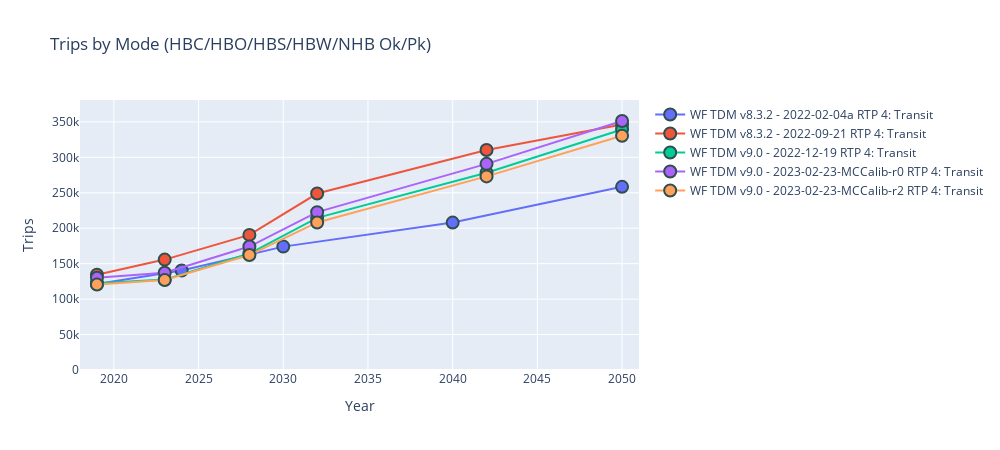
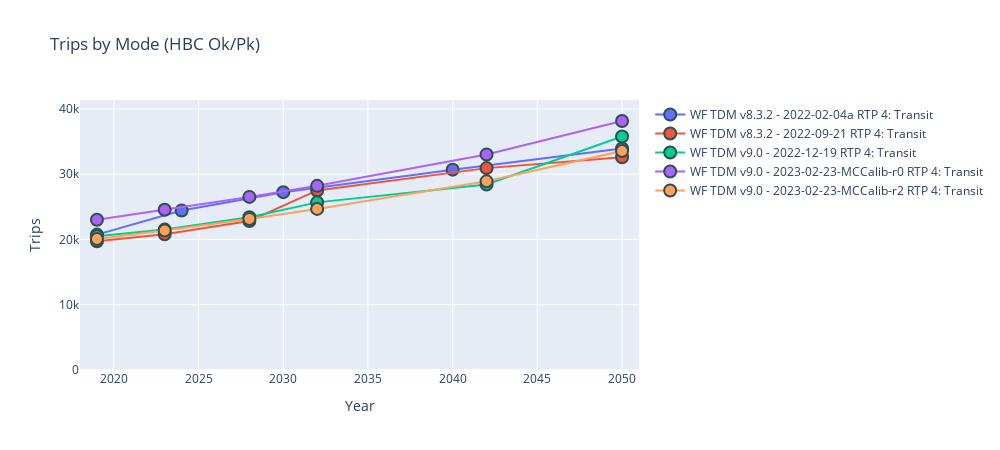
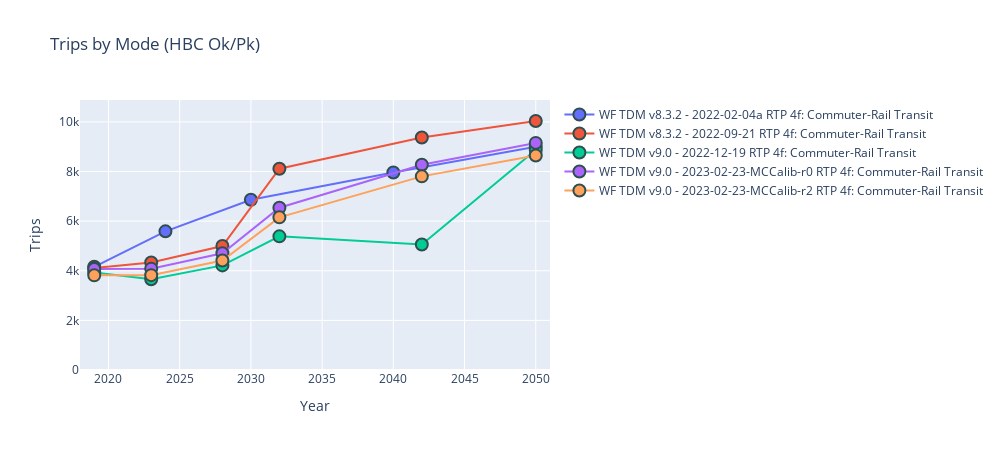
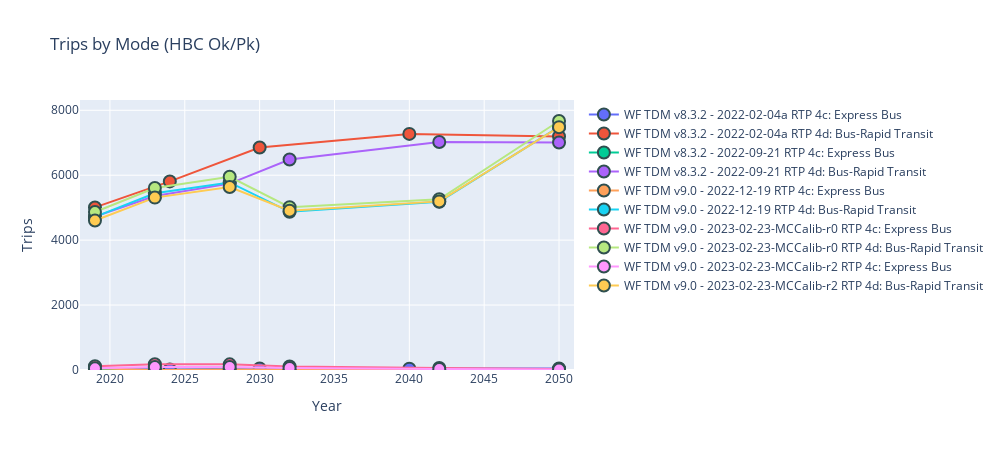

These figures' notebook cell, in order:
### Code cell
# MAKE INTERACTIVE CHART
py.offline.init_notebook_mode(connected=True)

lstTdmVersionWithDate = sorted(dfTransitSummaryPlotData['tdmVersionWithDate'].unique().tolist())
lstScenarioGroups     = sorted(dfTransitSummaryPlotData['scenarioGroup'     ].unique().tolist())
lstModes              = sorted(dfTransitSummaryPlotData['modeGroup'         ].unique().tolist())
lstTripPurp           = sorted(dfTransitSummaryPlotData['TRIPPURP'          ].unique().tolist())
lstPeriod             = sorted(dfTransitSummaryPlotData['PERIOD'            ].unique().tolist())

# remove include in all list
lstScenarioGroups = [i for i in lstScenarioGroups if i not in lstIncludeInAll] 

selectTdmVersionsWithDate = widgets.SelectMultiple(options=lstTdmVersionWithDate, value=(lstTdmVersionWithDate), description='TDM Version'   )
selectScenarioGroups      = widgets.SelectMultiple(options=lstScenarioGroups    , value=('RTP',               ), description='Scenario Group')
selectModes               = widgets.SelectMultiple(options=lstModes             , value=('4: Transit',        ), description='Mode Group'    )
selectTripPurps           = widgets.SelectMultiple(options=lstTripPurp          , value=(lstTripPurp          ), description='Purpose'       )
selectPeriods             = widgets.SelectMultiple(options=lstPeriod            , value=(lstPeriod            ), description='Periods'       )

#custom extents
#xmin = widgets.Text(value='0'  , description='X Min')
#xmax = widgets.Text(value='160' , description='X Max')
#ymin = widgets.Text(value='0'  , description='Y Min')
#ymax = widgets.Text(value='.10', description='Y Max')

widgets.interactive(update_plot, tdmVersionsWithDate=selectTdmVersionsWithDate, scenarioGroups=selectScenarioGroups, modeGroups=selectModes, trippurps=selectTripPurps , periods=selectPeriods)

#ADD RAW OBSERVED CURVES

### Figure 1 — Plotly figure (JSON) as saved in the notebook; plotly's stock layout.template omitted (floating-point values rounded to 4 significant figures)
{"data": [{"marker": {"line": {"color": "DarkSlateGrey", "width": 2}, "size": 12}, "mode": "markers+lines", "name": "WF TDM v8.3.2 - 2022-02-04a RTP 4: Transit", "type": "scatter", "x": [2019, 2024, 2030, 2040, 2050], "y": [121321, 140408, 174053, 207976, 258408]}, {"marker": {"line": {"color": "DarkSlateGrey", "width": 2}, "size": 12}, "mode": "markers+lines", "name": "WF TDM v8.3.2 - 2022-09-21 RTP 4: Transit", "type": "scatter", "x": [2019, 2023, 2028, 2032, 2042, 2050], "y": [134370, 155741, 190569, 248930, 310261, 346188]}, {"marker": {"line": {"color": "DarkSlateGrey", "width": 2}, "size": 12}, "mode": "markers+lines", "name": "WF TDM v9.0 - 2022-12-19 RTP 4: Transit", "type": "scatter", "x": [2019, 2023, 2028, 2032, 2042, 2050], "y": [122503, 127540, 164321, 214591, 278318, 339257]}, {"marker": {"line": {"color": "DarkSlateGrey", "width": 2}, "size": 12}, "mode": "markers+lines", "name": "WF TDM v9.0 - 2023-02-23-MCCalib-r0 RTP 4: Transit", "type": "scatter", "x": [2019, 2023, 2028, 2032, 2042, 2050], "y": [130135, 137210, 174160, 222718, 290809, 351271]}, {"marker": {"line": {"color": "DarkSlateGrey", "width": 2}, "size": 12}, "mode": "markers+lines", "name": "WF TDM v9.0 - 2023-02-23-MCCalib-r2 RTP 4: Transit", "type": "scatter", "x": [2019, 2023, 2028, 2032, 2042, 2050], "y": [120544, 127023, 162136, 208122, 273114, 330554]}], "layout": {"height": 450, "title": {"text": "Trips by Mode (HBC/HBO/HBS/HBW/NHB Ok/Pk)"}, "width": 1000, "xaxis": {"range": [2018, 2051], "title": {"text": "Year"}}, "yaxis": {"rangemode": "tozero", "title": {"text": "Trips"}}}}

### Figure 2 — Plotly figure (JSON) as saved in the notebook; plotly's stock layout.template omitted (floating-point values rounded to 4 significant figures)
{"data": [{"marker": {"line": {"color": "DarkSlateGrey", "width": 2}, "size": 12}, "mode": "markers+lines", "name": "WF TDM v8.3.2 - 2022-02-04a RTP 4: Transit", "type": "scatter", "x": [2019, 2024, 2030, 2040, 2050], "y": [20747, 24433, 27250, 30701, 33947]}, {"marker": {"line": {"color": "DarkSlateGrey", "width": 2}, "size": 12}, "mode": "markers+lines", "name": "WF TDM v8.3.2 - 2022-09-21 RTP 4: Transit", "type": "scatter", "x": [2019, 2023, 2028, 2032, 2042, 2050], "y": [19716, 20800, 22841, 27515, 30934, 32595]}, {"marker": {"line": {"color": "DarkSlateGrey", "width": 2}, "size": 12}, "mode": "markers+lines", "name": "WF TDM v9.0 - 2022-12-19 RTP 4: Transit", "type": "scatter", "x": [2019, 2023, 2028, 2032, 2042, 2050], "y": [20510, 21513, 23409, 25687, 28426, 35772]}, {"marker": {"line": {"color": "DarkSlateGrey", "width": 2}, "size": 12}, "mode": "markers+lines", "name": "WF TDM v9.0 - 2023-02-23-MCCalib-r0 RTP 4: Transit", "type": "scatter", "x": [2019, 2023, 2028, 2032, 2042, 2050], "y": [23013, 24556, 26525, 28217, 33024, 38155]}, {"marker": {"line": {"color": "DarkSlateGrey", "width": 2}, "size": 12}, "mode": "markers+lines", "name": "WF TDM v9.0 - 2023-02-23-MCCalib-r2 RTP 4: Transit", "type": "scatter", "x": [2019, 2023, 2028, 2032, 2042, 2050], "y": [20084, 21369, 23152, 24683, 28911, 33563]}], "layout": {"height": 450, "title": {"text": "Trips by Mode (HBC Ok/Pk)"}, "width": 1000, "xaxis": {"range": [2018, 2051], "title": {"text": "Year"}}, "yaxis": {"rangemode": "tozero", "title": {"text": "Trips"}}}}

### Figure 3 — Plotly figure (JSON) as saved in the notebook; plotly's stock layout.template omitted (floating-point values rounded to 4 significant figures)
{"data": [{"marker": {"line": {"color": "DarkSlateGrey", "width": 2}, "size": 12}, "mode": "markers+lines", "name": "WF TDM v8.3.2 - 2022-02-04a RTP 4f: Commuter-Rail Transit", "type": "scatter", "x": [2019, 2024, 2030, 2040, 2050], "y": [4160, 5589, 6862, 7959, 8994]}, {"marker": {"line": {"color": "DarkSlateGrey", "width": 2}, "size": 12}, "mode": "markers+lines", "name": "WF TDM v8.3.2 - 2022-09-21 RTP 4f: Commuter-Rail Transit", "type": "scatter", "x": [2019, 2023, 2028, 2032, 2042, 2050], "y": [4115, 4331, 4996, 8113, 9371, 10036]}, {"marker": {"line": {"color": "DarkSlateGrey", "width": 2}, "size": 12}, "mode": "markers+lines", "name": "WF TDM v9.0 - 2022-12-19 RTP 4f: Commuter-Rail Transit", "type": "scatter", "x": [2019, 2023, 2028, 2032, 2042, 2050], "y": [3928, 3657, 4216, 5387, 5059, 8866]}, {"marker": {"line": {"color": "DarkSlateGrey", "width": 2}, "size": 12}, "mode": "markers+lines", "name": "WF TDM v9.0 - 2023-02-23-MCCalib-r0 RTP 4f: Commuter-Rail Transit", "type": "scatter", "x": [2019, 2023, 2028, 2032, 2042, 2050], "y": [4070, 4085, 4704, 6542, 8272, 9153]}, {"marker": {"line": {"color": "DarkSlateGrey", "width": 2}, "size": 12}, "mode": "markers+lines", "name": "WF TDM v9.0 - 2023-02-23-MCCalib-r2 RTP 4f: Commuter-Rail Transit", "type": "scatter", "x": [2019, 2023, 2028, 2032, 2042, 2050], "y": [3814, 3823, 4414, 6152, 7805, 8646]}], "layout": {"height": 450, "title": {"text": "Trips by Mode (HBC Ok/Pk)"}, "width": 1000, "xaxis": {"range": [2018, 2051], "title": {"text": "Year"}}, "yaxis": {"rangemode": "tozero", "title": {"text": "Trips"}}}}

### Figure 4 — Plotly figure (JSON) as saved in the notebook; plotly's stock layout.template omitted (floating-point values rounded to 4 significant figures)
{"data": [{"marker": {"line": {"color": "DarkSlateGrey", "width": 2}, "size": 12}, "mode": "markers+lines", "name": "WF TDM v8.3.2 - 2022-02-04a RTP 4c: Express Bus", "type": "scatter", "x": [2019, 2024, 2030, 2040, 2050], "y": [53, 18, 44, 42, 44]}, {"marker": {"line": {"color": "DarkSlateGrey", "width": 2}, "size": 12}, "mode": "markers+lines", "name": "WF TDM v8.3.2 - 2022-02-04a RTP 4d: Bus-Rapid Transit", "type": "scatter", "x": [2019, 2024, 2030, 2040, 2050], "y": [5008, 5809, 6855, 7273, 7191]}, {"marker": {"line": {"color": "DarkSlateGrey", "width": 2}, "size": 12}, "mode": "markers+lines", "name": "WF TDM v8.3.2 - 2022-09-21 RTP 4c: Express Bus", "type": "scatter", "x": [2019, 2023, 2028, 2032, 2042, 2050], "y": [23, 0, 7, 2, 1, 2]}, {"marker": {"line": {"color": "DarkSlateGrey", "width": 2}, "size": 12}, "mode": "markers+lines", "name": "WF TDM v8.3.2 - 2022-09-21 RTP 4d: Bus-Rapid Transit", "type": "scatter", "x": [2019, 2023, 2028, 2032, 2042, 2050], "y": [4724, 5358, 5741, 6485, 7021, 7007]}, {"marker": {"line": {"color": "DarkSlateGrey", "width": 2}, "size": 12}, "mode": "markers+lines", "name": "WF TDM v9.0 - 2022-12-19 RTP 4c: Express Bus", "type": "scatter", "x": [2019, 2023, 2028, 2032, 2042, 2050], "y": [54, 0, 15, 16, 12, 5]}, {"marker": {"line": {"color": "DarkSlateGrey", "width": 2}, "size": 12}, "mode": "markers+lines", "name": "WF TDM v9.0 - 2022-12-19 RTP 4d: Bus-Rapid Transit", "type": "scatter", "x": [2019, 2023, 2028, 2032, 2042, 2050], "y": [4718, 5444, 5778, 4872, 5182, 7488]}, {"marker": {"line": {"color": "DarkSlateGrey", "width": 2}, "size": 12}, "mode": "markers+lines", "name": "WF TDM v9.0 - 2023-02-23-MCCalib-r0 RTP 4c: Express Bus", "type": "scatter", "x": [2019, 2023, 2028, 2032, 2042, 2050], "y": [119, 178, 174, 109, 63, 27]}, {"marker": {"line": {"color": "DarkSlateGrey", "width": 2}, "size": 12}, "mode": "markers+lines", "name": "WF TDM v9.0 - 2023-02-23-MCCalib-r0 RTP 4d: Bus-Rapid Transit", "type": "scatter", "x": [2019, 2023, 2028, 2032, 2042, 2050], "y": [4868, 5604, 5951, 5015, 5258, 7670]}, {"marker": {"line": {"color": "DarkSlateGrey", "width": 2}, "size": 12}, "mode": "markers+lines", "name": "WF TDM v9.0 - 2023-02-23-MCCalib-r2 RTP 4c: Express Bus", "type": "scatter", "x": [2019, 2023, 2028, 2032, 2042, 2050], "y": [54, 90, 95, 58, 30, 12]}, {"marker": {"line": {"color": "DarkSlateGrey", "width": 2}, "size": 12}, "mode": "markers+lines", "name": "WF TDM v9.0 - 2023-02-23-MCCalib-r2 RTP 4d: Bus-Rapid Transit", "type": "scatter", "x": [2019, 2023, 2028, 2032, 2042, 2050], "y": [4606, 5310, 5638, 4904, 5194, 7481]}], "layout": {"height": 450, "title": {"text": "Trips by Mode (HBC Ok/Pk)"}, "width": 1000, "xaxis": {"range": [2018, 2051], "title": {"text": "Year"}}, "yaxis": {"rangemode": "tozero", "title": {"text": "Trips"}}}}
